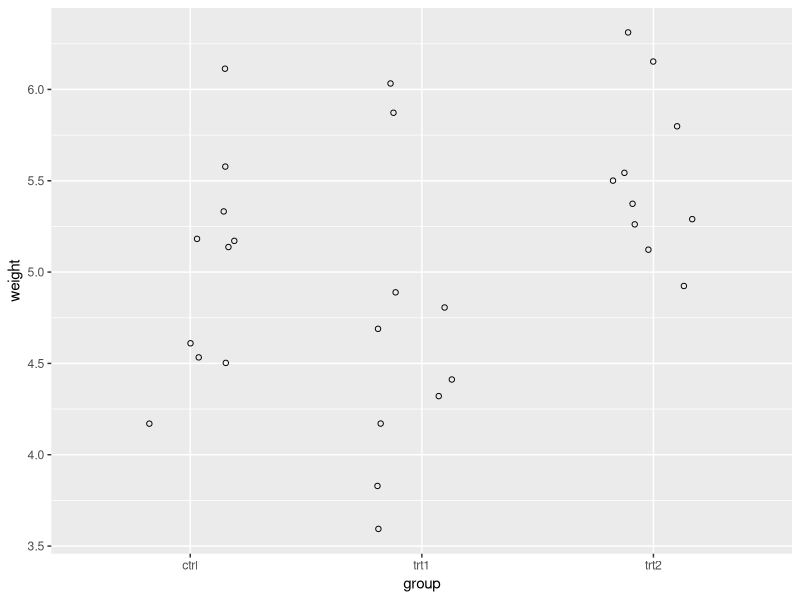
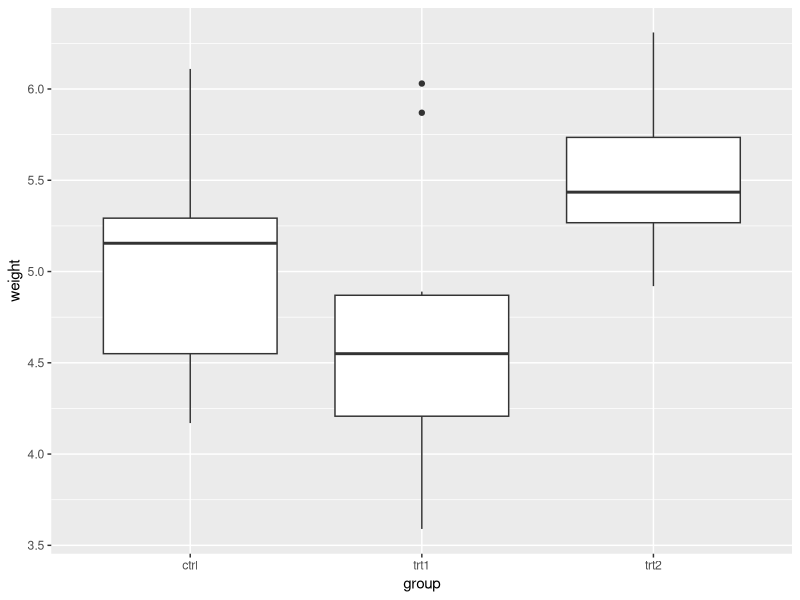
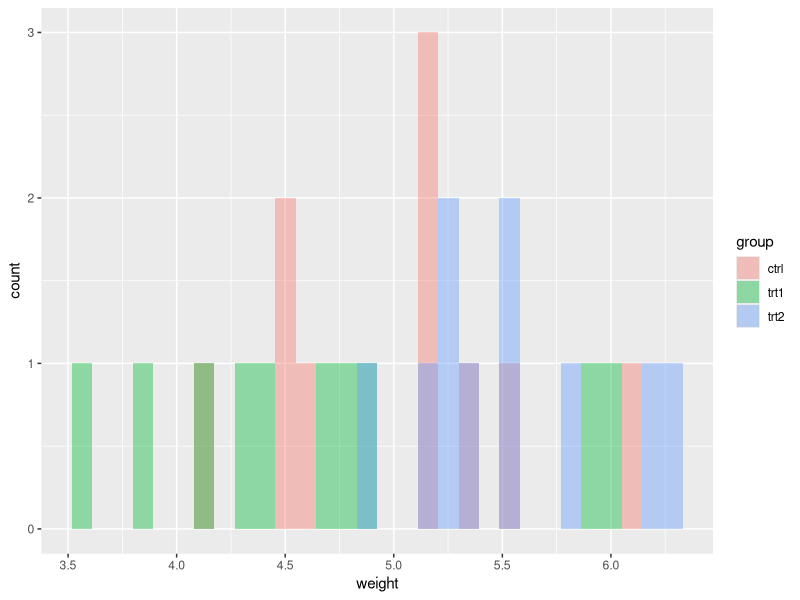

The R script that drew these images, in order: (Note: this script raises an error after producing the figures.)
# Intro to R
# Rick Scavetta
# 6.6.18
# IGRADU DA workshop

# Clear the workspace
rm(list = ls())

# Load packages
library(dplyr)
library(ggplot2)
library(purrr)
library(tidyr)

# Call my functions:
# source("myFuncs.R")

# R syntax:
n <- log2(8)
n # short cut for print(n)

# A simple workflow:
# A built-in dataset:
PlantGrowth

# What are the groups?
levels(PlantGrowth$group)

# How many are there?
nlevels(PlantGrowth$group)

# Descriptive stats:
# ALL 30 values
mean(PlantGrowth$weight)

# Group-wise means:
# The apply family way:
tapply(PlantGrowth$weight, PlantGrowth$group, mean)

# The dplyr way: (first load package)
# shift+ctrl+m for the "pipe" operator, say "and then"

# <- use ctrl+- or alt+- for the assign operator
PGSummary <- PlantGrowth %>%
  group_by(group) %>%
  summarise(avg = mean(weight),
            stdev = sd(weight),
            med = median(weight))

# Make plots: (make sure to load ggplot2)
# 3 parts: data, aesthetics, geometries
# aesthetics: MAPPING data onto a visual scale (axes)
# e.g. x, y, col, shape, size

# save the first two layers as an object
g <- ggplot(PlantGrowth, aes(group, weight))

# Now add geometry: How the data will look
# Points: see shapes on page 67
g +
  geom_point(shape = 1,
             position = position_jitter(0.2))

# Boxplot:
g +
  geom_boxplot()

# Try a histogram: use the "x" and "fill" scales
# "identity" means they appear at the actual value,
# not to stack them. alpha controls transparency.
ggplot(PlantGrowth, aes(weight, fill = group)) +
  geom_histogram(position = "identity", alpha = 0.4)

# Do statistics:
# Group differences
# First build a linear model:
plant.lm <- lm(weight ~ group, data = PlantGrowth)
plant.lm

# t-test:
summary(plant.lm)

# summary is just a generic function
# The operates differently dependent
# on the input! e.g.
summary(PlantGrowth)

# ANOVA: pvalue = 0.01591
anova(plant.lm)

# Post-hoc tests:
# for doing tukeyHSD use aov() instead of lm()
# then use the results in tukeyHSD(), and...
# to get the ANOVA table, use summary() on the aov() output

# Make a report using a different data set:
chickwts

# Element 2: Functions
# Everything that happens,
# is because of a function

34 + 6
`+`(34, 6)

# Order of operations:
# BEDMAS - Brackets, Exp, Div, Mul, Add, Sub
2 - 3/4 # 1.25
(2 - 3)/4 # -0.25

# Make some objects:
n <- 34
p <- 6

# use like numbers
n + p

# Exercies 1, p 27:
m <- 1.12
b <- -0.4
m * 3 + b
m * 8 + b
m * 9 + b
m * 23 + b

# Generic form of functions:
# fun_name(fun_args)

# fun_args may be names of unnamed
# We can use names or only position
log2(8)
# the same as: use long form & names
log(x = 8, base = 2)
# long form & positional matching
log(8, 2)
# combination (typical)
log(8, base = 2)

# confusing: :(
log(2, x = 8)

# Some basic and common functions:
# Combine/concatenate: unnamed arguments
xx <- c(3, 8, 9, 23)
xx

# With characters
myNames <- c("healthy", "tissue", "quantity")

# Seqential numbers: seq()
seq(from = 1, to = 100, by = 7)
foo1 <- seq(1, 100, 7)

# use objects in functions:
foo2 <- seq(1, n, p)

# regular sequence with interval 1
# The : operator
1:10
seq(1, 10, 1)

# Two major types of math functions:
# 1 - Transformation
# addition, division, normalise
# (e.g. Z-score) (x_i - x_bar)/SD
# output length == input length
log2(foo1)
sqrt(foo1)

# 2 - Aggregration functions
# 1 (or a small # of) output
# e.g. mean, sd, etc.
mean(foo1)
sum(foo1) # addition
prod(foo1) # multiplication
length(foo1) # n

# Exercise 2, p30:
foo2 + 100 # Trans
foo2 + foo2 # Trans
sum(foo2) + foo2 # Trans (with aggr)
1:3 + foo2 # trans

#############################################################
############# Key Point # 1 #################################
############# Vector Recycling ##############################
#############################################################

1:4 + foo2

# e.g. Z-scores
# (x_i - x_bar)/SD
(foo1 - mean(foo1))/sd(foo1)

# or...
scale(foo1)

# Exercise 3, p30:
m * xx + b
# It doesn't matter how long xx is:
# m * seq(1, 100, 0.1) + b

# Exercise 4, p30:
# What if I had two slopes:
m2 <- c(0, 1.12)
# goal: get 8 values
m2 * xx + b

0 * xx + b
1.12 * xx + b

# Make a function:
equation <- function(x, m = 1.12, b = -0.4) {
  x * m + b
}

equation(xx) # default args
equation(xx, 123, 1242) # change both m and b
equation(xx, 123) # change m only
equation(xx, b = 1242) # change b only

# Call the function many times:
# Make sure to load purrr
# "map" each "element" of m2 to a function:
# use . for a place-holder
map(m2, ~ equation(xx, .))

# Element 3: Objects
# Anything that exists is an object
# common data storage:

# Vectors - 1 Dimensional, homogenous
# e.g.
foo1 # 15 "elements"
foo2 # 6 "elements"
myNames

# 4 most common user-defined
# Atomic vector types
# Logical - TRUE/FALSE, T/F, 1/0 (boolean, binary)
# Integer - 0,1,3,6,8 (whole)
# Double - 3.14, 6.25, 12.25 (real)
# Character - "x"

typeof(foo1)
typeof(myNames)

foo3 <- c("Liver", "Brain", "Testes",
          "Muscle", "Intestine", "Heart")

foo4 <- c(T, F, F, T, T, F)
typeof(foo4)

# Homogenous data types:
test <- c(1:10, "bob")
test

# remove bob:
test[-11]
# Still character :/

# Major problem # 1: Wrong type
# Solution: Coercion
mean(test)
test <- as.numeric(test)
test
mean(test, na.rm = T)

# Lists: 1 Dimensional, heterogenous
# e.g.
typeof(g) # our plot
typeof(plant.lm)

# Each element is named: access with $
plant.lm$coefficients # 3 element long numerical vector
plant.lm$fitted.values # 30 fitted values

# access the names using:
# Accessor Function
names(plant.lm)

# the names are "meta data", i.e. attributes:
attributes(plant.lm)

# Class by accessor function
class(plant.lm)
class(g)
# classes tell R what to do with this object

# Data frame: A special case of a list
# 2 dimensional, heterogenous
# a collection of vertical vectors
# of the same lengths!
foo.df <- data.frame(foo4, foo3, foo2)
foo.df
# Rows == observations
# Columns == variables

# change the attributes
names(foo.df) <- myNames
foo.df

# Basic functions:
dim(foo.df) # row, cols
# Don't use length! (only w/ 1D)
str(foo.df)
glimpse(foo.df) # in dplyr
summary(foo.df)

# Major problem # 2: Wrong data structure
# Solution: Rearrange or Coercion
# Use functions to find out:
typeof()
class()

# Element 4: Logical Expressions
# Asking and combining questions
# Relational operators: Yes/No questions
# == equivalency
# != non-equivalency
# !x the negation of x, where x is a logical vector
# <, >, <=, >=

!foo4
n > p
p < p

# The output is ALWAYS a logical vector!

# don't get confused! see ==, <=, and...
# <- assign (or =, but don't do that)
# = arguments in a function

# Logical operators: Combine Yes/No questions
# & AND - TRUE in EVERY question
# | OR  - TRUE in AT LEAST one question
# %in% WITHIN - equates to == with |

# Apply to logical data
# All healthy
subset(foo.df, foo.df$healthy == TRUE)
subset(foo.df, foo.df$healthy)
subset(foo.df, healthy)

# The dplyr way: The filter verb
foo.df %>%
  filter(healthy)

# All false:
foo.df %>%
  filter(healthy == F)

foo.df %>%
  filter(!healthy)

# Apply to numeric data (int or dbl)
# below 10
foo.df %>%
  filter(quantity < 10)

# Exactly 31
foo.df %>%
  filter(quantity == 31)

# Range: 10-20
foo.df %>%
  filter(quantity > 10 & quantity < 20)

# What happened:
foo.df$quantity > 10
foo.df$quantity < 20

# What if: Meaningless
foo.df %>%
  filter(quantity > 10 | quantity < 20)

# Extremes: beyond 10-20
foo.df %>%
  filter(quantity < 10 | quantity > 20)

# Impossible
foo.df %>%
  filter(quantity < 10 & quantity > 20)

# What happened:
foo.df$quantity < 10
foo.df$quantity > 20

# Apply to character data
# Here: NO PATTERN MATCHING
# Heart Samples:
foo.df %>%
  filter(tissue == "Heart")

# 2 or more: Heart & Liver
# quick and dirty:
foo.df %>%
  filter(tissue == "Heart" | tissue == "Liver")

# More efficient: DON'T DO THIS
foo.df %>%
  filter(tissue == c("Heart", "Liver"))

# This is Terrible... because...
foo.df %>%
  filter(tissue == c("Liver", "Heart"))

# Why??... VECTOR RECYCLING
foo.df$tissue == c("Heart", "Liver")
foo.df$tissue == c("Liver", "Heart")

# So... use %in% instead
foo.df %>%
  filter(tissue %in% c("Liver", "Heart"))

# This is now the same as
foo.df %>%
  filter(tissue %in% c("Heart", "Liver"))

# Element 5: Indexing
# Find info according to position using []

# Vectors:
foo1
foo1[6] # The 6th value
foo1[p] # The pth value, i.e. 6th
foo1[3:p] # the 3rd to the pth values
foo1[p:length(foo1)] # from 6th to last

# use combinations of:
# integers, objects, functions

# but the exciting part is... logical vectors:
# i.e. logical expressions
# e.g. all values less than 50
foo1[foo1 < 50]

# Data frames with []:
# 2 Dimentional: [ rows , columns ]
foo.df[3,] # 3rd row, ALL columns
foo.df[,3] # ALL rows, 3rd column
foo.df[3:6, "quantity"] # 3rd to 6th rows, only quantity
foo.df[3:6, 3] # 3rd to 6th rows, only quantity
foo.df[3:6, -1] # exclude healthy, or
foo.df[3:6, c("tissue", "quantity")]

# combine in all variety of ways!
# to prevent switching between vector and data frame
# use tibbles :)
foo.df <- as_tibble(foo.df)
foo.df[foo.df$quantity < 10, "tissue"] # low quantity, only tissue

# basically, this is subset() or filter()
subset(foo.df, quantity < 10, select = "tissue")

# or, easier...
foo.df %>%
  filter(quantity < 10) %>%
  select(tissue)

# NOT possible: missing comma :/
foo.df[foo.df$tissue == "Heart"] # only heart rows
# but... no comma is short-hand for columns
foo.df[3] # the 3rd column
foo.df[,3] # the same here

# So I don't need a comma in [] for a data frame
# But what if I DO have one for a vector?
foo1[,p]

# Element 8: Factor Variables (with levels)
# Categorical variables (with groups)
# aka discrete, qualitative

#e.g.
PlantGrowth$group

# factor is a special class of type integer
# with labels
typeof(PlantGrowth$group)
class(PlantGrowth$group)

str(PlantGrowth)

# also:
foo3 # character
foo.df$tissue # now a factor

str(foo.df)
# The integer values are: 4 1 6 5 3 2
# The associated labels are:
levels(foo.df$tissue)
# "Brain"     "Heart"     "Intestine" "Liver"     "Muscle"   "Testes"

# example of a common problem:
xx <- c(23:27, "bob")
xx # A character vector
# convert to a data.frame:
test <- data.frame(xx)
test$xx # automatically converted to factor :/

# convert from factor to integer: test$xx
as.integer(test$xx) # convert from factor, gets group ID
as.integer(as.character(test$xx)) # so, convert first to character

# Contrast that to converting from character to integer: xx
as.integer(xx) # convert from character, gets number

# Alternatively:
test <- data.frame(xx, stringsAsFactors = F)
test$xx # remains character

# Element 9 & 10: tidy data and split-apply-combine

# Work on a new dataset:
PlayData <- data.frame(type = rep(c("A", "B"), each = 2),
                       time = 1:2,
                       height = seq(10, 40, 10),
                       width = seq(50, 80, 10))

# make the data tidy using the tidyr package
# four arguments to gather()
# 1 - data (input),
# 2&3 - key, value (the names of the output columns)
# 4 - either ID or MEASURE vars
gather(PlayData, key, value, -c(type, time)) # with ID

PlayData.t <- gather(PlayData, key, value, c(height, width)) # with MEASURE

# now for split-apply-combine:
# Split according to some variable(s)
# Apply some functions
# Combine for output

# Scenario 1: compare by key (i.e. height/width)
PlayData$height/PlayData$width # using original data

# with tidy data: aggregration
# Scenario 1: (group according to type and time)
PlayData.t %>%
  group_by(type, time) %>%
  summarise(avg = mean(value))

# Scenario 2: (group according to time and key)
PlayData.t %>%
  group_by(time, key) %>%
  summarise(avg = mean(value))

# Scenario 3: (group according to type and key)
PlayData.t %>%
  group_by(type, key) %>%
  summarise(avg = mean(value))







